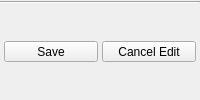
                        <widget class="QWidget" name="infoSaveHolder" native="true">
                         <layout class="QVBoxLayout" name="verticalLayout_39">
                          <property name="spacing">
                           <number>0</number>
                          </property>
                          <property name="leftMargin">
                           <number>0</number>
                          </property>
                          <property name="topMargin">
                           <number>1</number>
                          </property>
                          <property name="rightMargin">
                           <number>0</number>
                          </property>
                          <property name="bottomMargin">
                           <number>0</number>
                          </property>
                          <item>
                           <widget class="Line" name="line_11">
                            <property name="orientation">
                             <enum>Qt::Horizontal</enum>
                            </property>
                           </widget>
                          </item>
                          <item>
                           <widget class="QWidget" name="widget_35" native="true">
                            <layout class="QHBoxLayout" name="horizontalLayout_24">
                             <property name="spacing">
                              <number>4</number>
                             </property>
                             <property name="margin">
                              <number>4</number>
                             </property>
                             <item>
                              <widget class="QToolButton" name="infoItemSave">
                               <property name="sizePolicy">
                                <sizepolicy hsizetype="Expanding" vsizetype="Fixed">
                                 <horstretch>0</horstretch>
                                 <verstretch>0</verstretch>
                                </sizepolicy>
                               </property>
                               <property name="text">
                                <string>Save</string>
                               </property>
                               <property name="toolButtonStyle">
                                <enum>Qt::ToolButtonTextBesideIcon</enum>
                               </property>
                              </widget>
                             </item>
                             <item>
                              <widget class="QToolButton" name="infoItemCancelEdit">
                               <property name="sizePolicy">
                                <sizepolicy hsizetype="Expanding" vsizetype="Fixed">
                                 <horstretch>0</horstretch>
                                 <verstretch>0</verstretch>
                                </sizepolicy>
                               </property>
                               <property name="text">
                                <string>Cancel Edit</string>
                               </property>
                              </widget>
                             </item>
                            </layout>
                           </widget>
                          </item>
                         </layout>
                        </widget>
